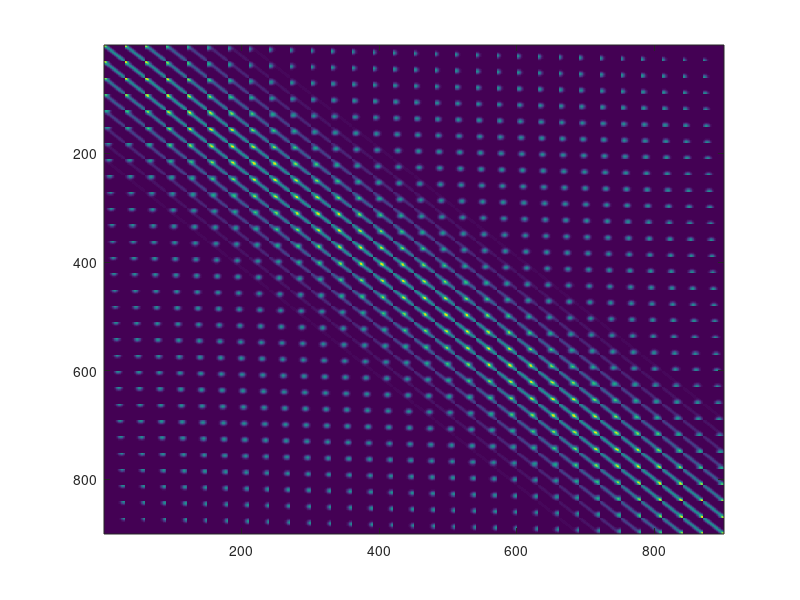
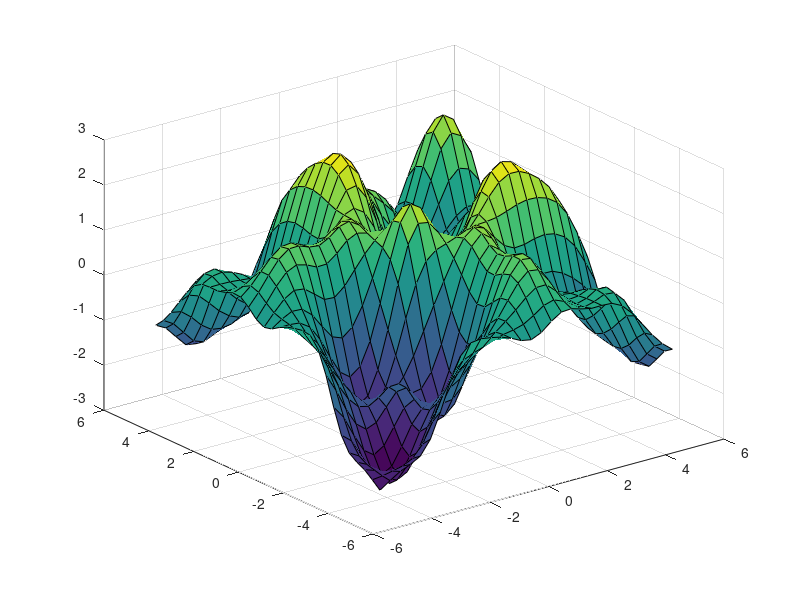

Recreate these plots in MATLAB, in order.
% Simple demo of drawing from a 2-dimensional GP
%
% David Duvenaud
% Jan 2012
% -=-=-=-=-=-=-=--=-=-=-=-=-=-=-=-=-

function simple_gp_2d_sample_symm

seed=2;
rand('state',seed);
randn('state',seed);

N_1d = 30;
% N_1d = 11;
range = linspace( -5, 5, N_1d);   % Choose a set of x locations.
[x1, x2] = meshgrid( range);
x = [x1(:) x2(:)];
N = size(x, 1);
mu = zeros(N, 1);   % Set the mean of the GP to zero everywhere.

% Specify the covariance between function values.
sigma = NaN(N, N);
for j = 1:N
    for k = 1:N
        xa = x(j,1);
        ya = x(j,2);
        xp = x(k,1);
        yp = x(k,2);
        sigma(j,k) = covariance( [xa ya], [xp, yp] ) ...
                   + covariance( [ya xa], [xp, yp]);% ...
                   %+ covariance( [xa ya], [yp, xp]) ...
                   %+ covariance( [ya xa], [yp, xp]);
    end
end

figure; imagesc(sigma);

f = mvnrnd( mu, sigma );           % Draw a sample from a multivariate Gaussian.
figure;  surf(x1, x2, reshape(f, N_1d, N_1d));   % Plot the draw.
end

% Squared-exp covariance function:
function c = covariance(x, y)
    d = x - y;
    sqdist = sum(d.^2);
    c = exp( - 0.5 * ( sqdist ) );
end
